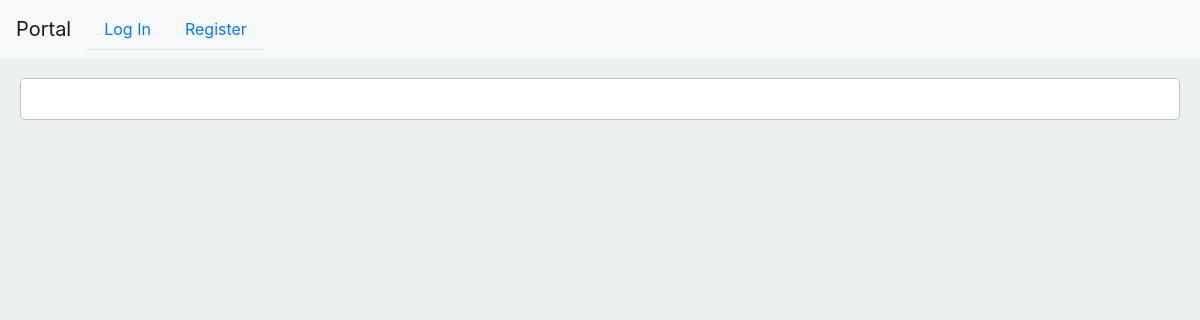
Page /catalog/9/ on the earlier database version.
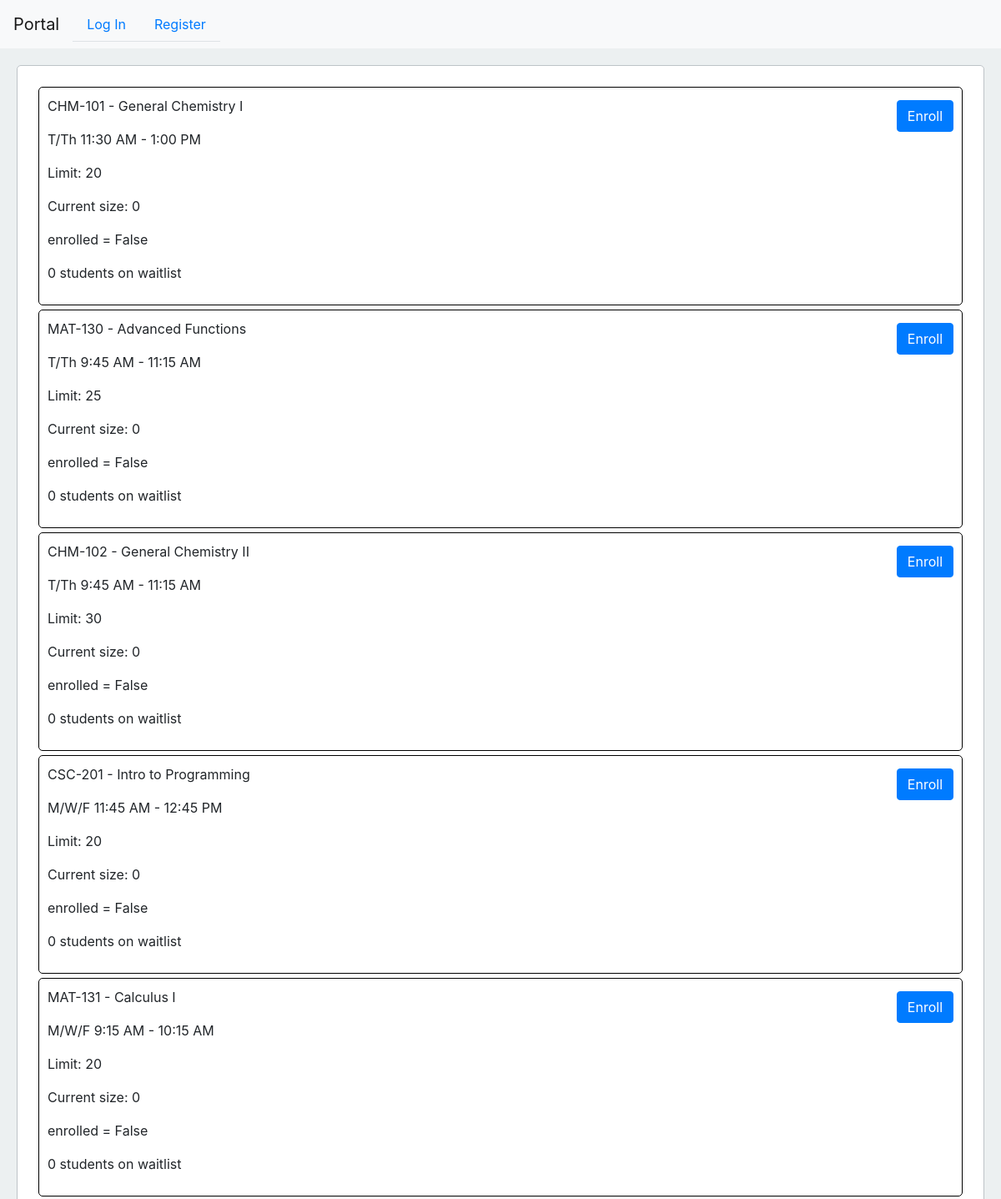
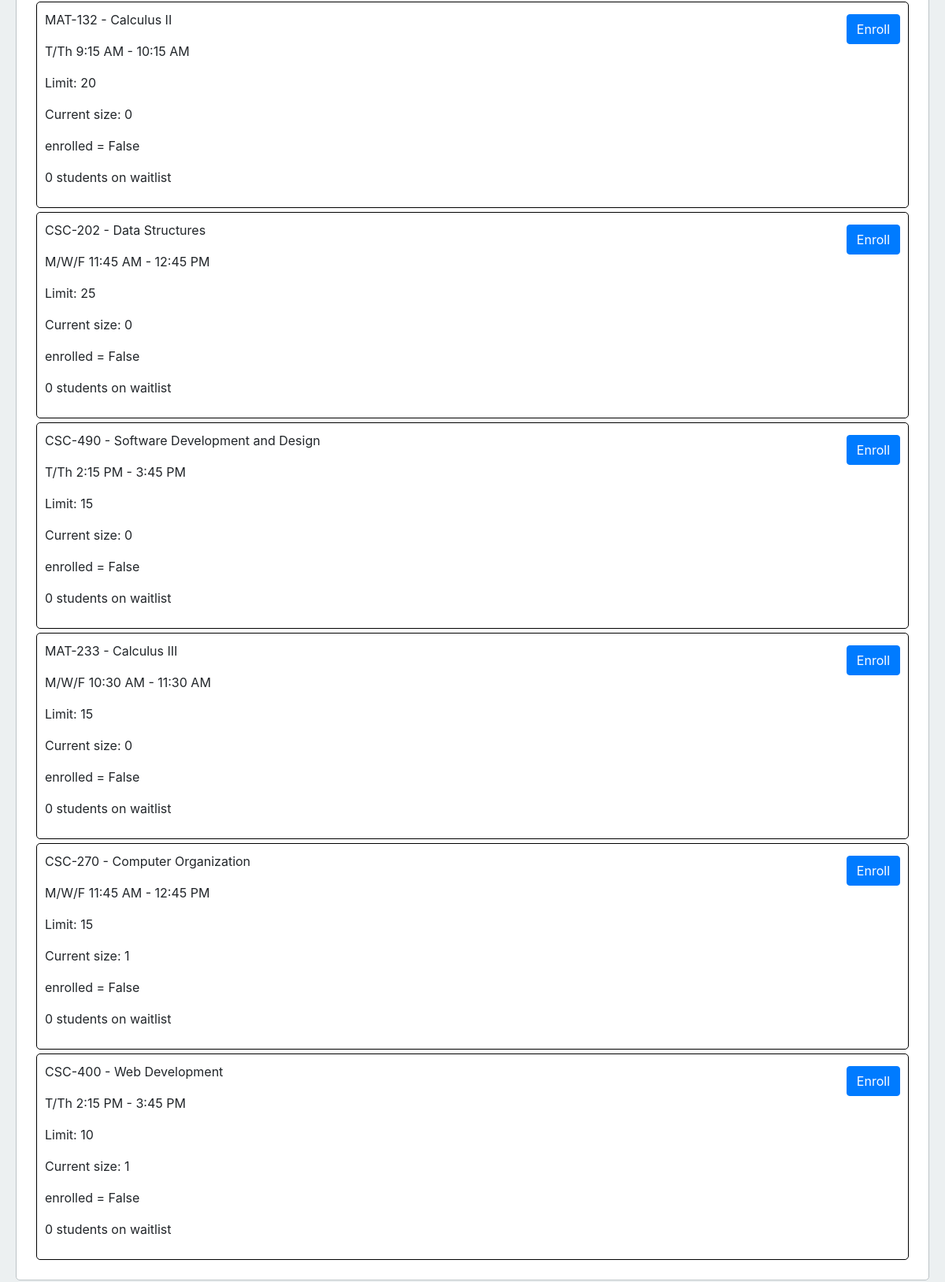
Same page on the later database version (2 pictures, top to bottom).
### studentPortal/models.py (models this page shows)
class Class(models.Model):
    className = models.CharField(max_length=100)
    classNumber = models.CharField(max_length=8, default=None)
    classTimings = models.CharField(max_length=100)
    studentLimit = models.PositiveIntegerField()
    studentList = models.ManyToManyField(Student, related_name='students', blank=True)
    studentWaitlist = models.ManyToManyField(Student, related_name='studentWaitlist', blank=True)
    def __str__(self):
        return f"{self.classNumber} - {self.className}"

### studentPortal/views.py (the view, shortened to what this page needs)
# urls.py: path("catalog/<int:userID>/", views.catalog, name="catalog"),
def catalog(request, userID):
    user = User.objects.get(pk=userID)
    student = Student.objects.filter(student=user).first()
    classes = Class.objects.all()
    classData = []
    if student:
        for classObj in classes:
            enrolled = student in classObj.studentList.all()
            currentStudentCount = classObj.studentList.count()
            waitlistCount = classObj.studentWaitlist.count()
            classData.append({
                "classObj": classObj,
                "currentStudentCount": currentStudentCount,
                "enrolled": enrolled,
                "waitlistCount": waitlistCount
            })
    return render(request, "studentPortal/catalog.html", {
        "classData": classData,
    })

### studentPortal/templates/studentPortal/catalog.html (shortened to what this page needs)
{% extends "studentPortal/layout.html" %}
{% block body %}
{% for class in classData %}
    <div class="catalog">
        <p>{{class.classObj}}</p>
        <p>{{class.classObj.classTimings}}</p>
        <p>Limit: {{class.classObj.studentLimit}}</p>
        <p>Current size: {{class.currentStudentCount}}</p>
        <p>enrolled = {{class.enrolled}}</p>
        <p>{{class.waitlistCount}} students on waitlist</p>
        {% if not class.enrolled and class.currentStudentCount < class.classObj.studentLimit %}
            <form action="{% url 'enroll' class.classObj.id user.id %}" method="post">
                <input class="btn btn-primary" type="submit" value="Enroll" style="position: absolute; right: 10px; top: 15px;">
            </form>
        {% elif not class.enrolled and class.currentStudentCount == class.classObj.studentLimit %}
            <form action="{% url 'waitlist' class.classObj.id user.id %}" method="post">
                {%csrf_token%}
                <input class="btn btn-secondary" type="submit" value="Waitlist" style="position: absolute; right: 10px; top: 15px;">
            </form>
        {% else %}
            <form action="{% url 'unenroll' class.classObj.id user.id %}" method="post">
                {%csrf_token%}
                <input class="btn btn-danger" type="submit" value="Unenroll" style="position: absolute; right: 10px; top: 15px;">
            </form>
        {% endif %}
    </div>
{% endfor %}
{% endblock %}

Differences in the rows shown:
added Class: classObj "CHM-101 - General Chemistry I", classObj.classTimings "T/Th 11:30 AM - 1:00 PM", classObj.studentLimit "20", currentStudentCount "0", enrolled "False", waitlistCount "0"
added Class: classObj "MAT-130 - Advanced Functions", classObj.classTimings "T/Th 9:45 AM - 11:15 AM", classObj.studentLimit "25", currentStudentCount "0", enrolled "False", waitlistCount "0"
added Class: classObj "CHM-102 - General Chemistry II", classObj.classTimings "T/Th 9:45 AM - 11:15 AM", classObj.studentLimit "30", currentStudentCount "0", enrolled "False", waitlistCount "0"
added Class: classObj "CSC-201 - Intro to Programming", classObj.classTimings "M/W/F 11:45 AM - 12:45 PM", classObj.studentLimit "20", currentStudentCount "0", enrolled "False", waitlistCount "0"
added Class: classObj "MAT-131 - Calculus I", classObj.classTimings "M/W/F 9:15 AM - 10:15 AM", classObj.studentLimit "20", currentStudentCount "0", enrolled "False", waitlistCount "0"
added Class: classObj "MAT-132 - Calculus II", classObj.classTimings "T/Th 9:15 AM - 10:15 AM", classObj.studentLimit "20", currentStudentCount "0", enrolled "False", waitlistCount "0"
added Class: classObj "CSC-202 - Data Structures", classObj.classTimings "M/W/F 11:45 AM - 12:45 PM", classObj.studentLimit "25", currentStudentCount "0", enrolled "False", waitlistCount "0"
added Class: classObj "CSC-490 - Software Development and Design", classObj.classTimings "T/Th 2:15 PM - 3:45 PM", classObj.studentLimit "15", currentStudentCount "0", enrolled "False", waitlistCount "0"
added Class: classObj "MAT-233 - Calculus III", classObj.classTimings "M/W/F 10:30 AM - 11:30 AM", classObj.studentLimit "15", currentStudentCount "0", enrolled "False", waitlistCount "0"
added Class: classObj "CSC-270 - Computer Organization", classObj.classTimings "M/W/F 11:45 AM - 12:45 PM", classObj.studentLimit "15", currentStudentCount "1", enrolled "False", waitlistCount "0"
added Class: classObj "CSC-400 - Web Development", classObj.classTimings "T/Th 2:15 PM - 3:45 PM", classObj.studentLimit "10", currentStudentCount "1", enrolled "False", waitlistCount "0"
